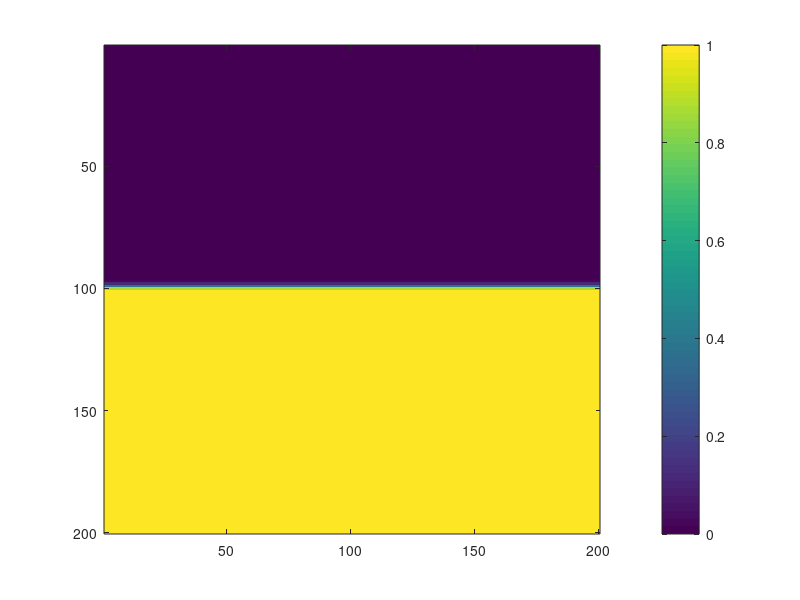

Reproduce this figure in MATLAB.


init=zeros(200,200); % Initial
    Co=0.001;
    Cs=100;
chark=100;  %wt % of C in charcoal
carb=0.001;  %initial carbon wt %
imagesc(init);
init(1:100,:)=carb;
init(101:200,:)=chark;
Cx=zeros(100);
% figure;
% image(init);
j=1;
for i=1:100
%     carb=carb+1; %diffusing 1 wt% C in each layer with increment
%     chark=chark-1;

    x=i/1000;
    D=4.3*10^(-11);
    t=36000;
    
    Cx= Cs- (Cs-Co)*erf(x/(2*((D*t)^0.5)));
    
    disp(Cx)
    carb=Cx;
    init(101-j,:)=carb;
    init(201-j,:)=chark;
    pause(0.1);
    image(init);
    j=j+1;
end
colorbar('Eastoutside')